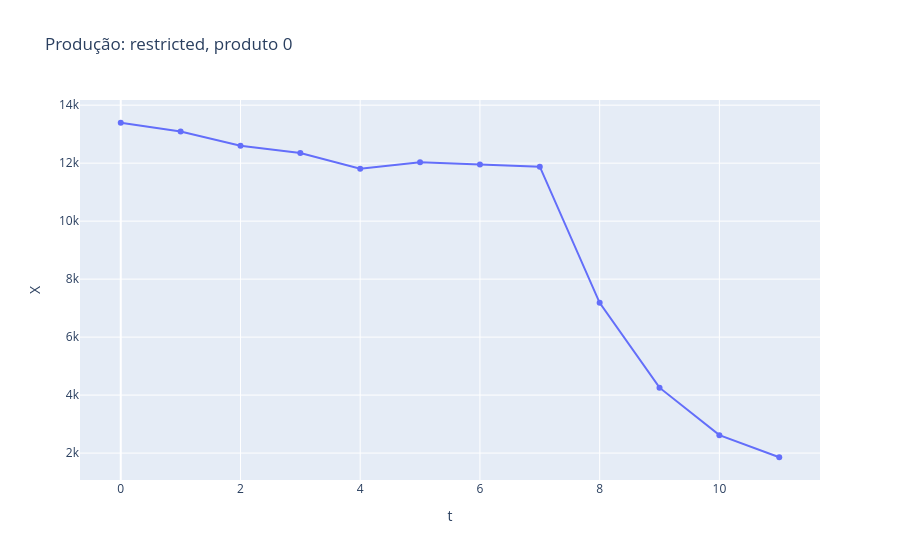
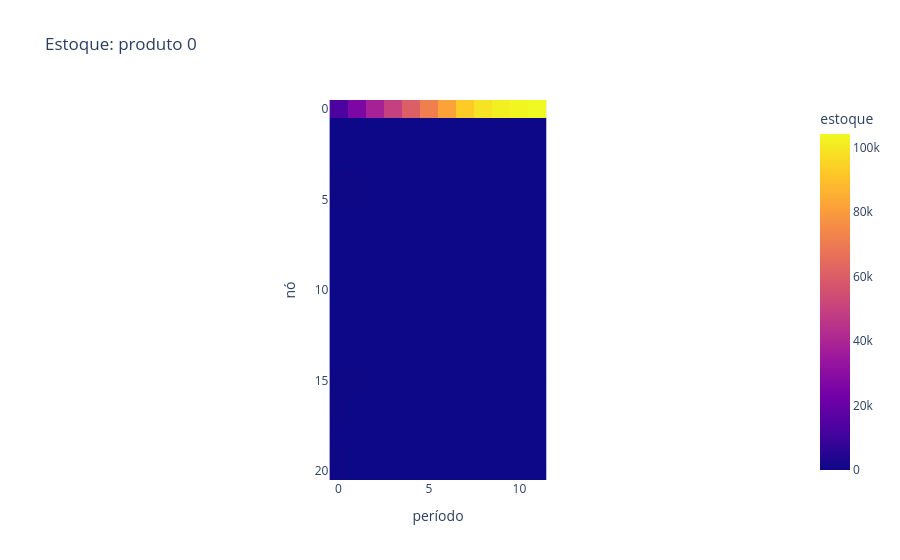
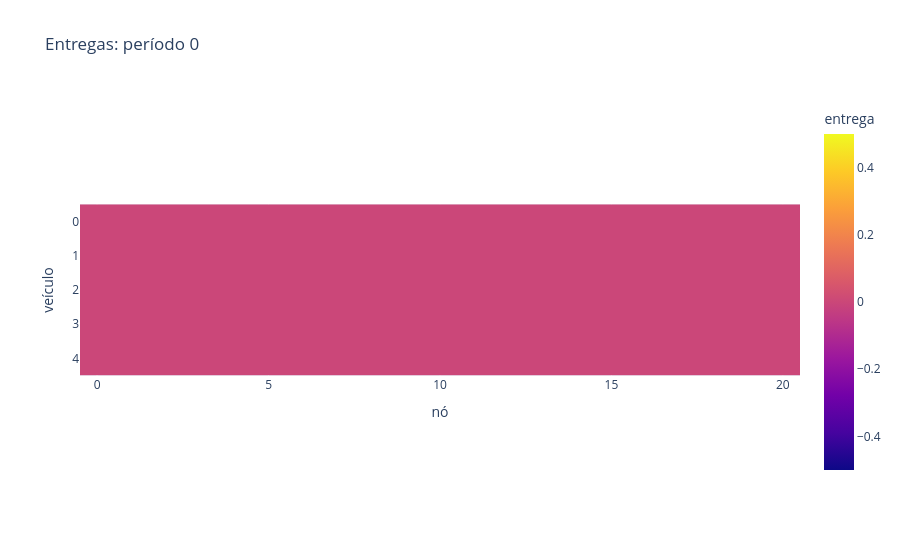

Notebook code for these charts, in order:
### Markdown cell above
## Produção, estoques e entregas

As quantidades são contínuas. Escolha um produto e período para inspecionar seus valores fracionários.
As tabelas de `P`, `N` e `lambda` mostram os auxiliares efetivamente utilizados pelo solver quando o debug os salvou.

### Code cell
PRODUCT = 0
if STAGE:
    state = states[STAGE]
    production = pd.DataFrame({'t':range(problem.t),'X':state['X'][PRODUCT],'Y':state['Y'][PRODUCT]})
    display(production)
    px.line(production,x='t',y='X',markers=True,title=f'Produção: {STAGE}, produto {PRODUCT}').show()
    px.imshow(state['I'][PRODUCT],labels={'x':'período','y':'nó','color':'estoque'},title=f'Estoque: produto {PRODUCT}').show()
    delivery = state['Q'][PRODUCT,:,:,PERIOD]
    display(pd.DataFrame(delivery,index=[f'veículo {v}' for v in range(problem.v)]))
    px.imshow(delivery,labels={'x':'nó','y':'veículo','color':'entrega'},title=f'Entregas: período {PERIOD}').show()
for stage,families in catalog.items():
    for var in ('P','N','lambda'):
        if var in families:
            print(stage,var)
            display(restore(stage,var))

### Figure 1 — Plotly figure (JSON) as saved in the notebook; plotly's stock layout.template omitted (floating-point values rounded to 4 significant figures)
{"data": [{"hovertemplate": "t=%{x}<br>X=%{y}<extra></extra>", "legendgroup": "", "line": {"color": "#636efa", "dash": "solid"}, "marker": {"symbol": "circle"}, "mode": "lines+markers", "name": "", "orientation": "v", "showlegend": false, "type": "scatter", "x": [0, 1, 2, 3, 4, 5, 6, 7, 8, 9, 10, 11], "xaxis": "x", "y": [13390.0, 13090.0, 12600.0, 12350.0, 11800.0, 12030.0, 11950.0, 11880.0, 7184.0, 4256.0, 2619.0, 1857.0], "yaxis": "y"}], "layout": {"legend": {"tracegroupgap": 0}, "title": {"text": "Produção: restricted, produto 0"}, "xaxis": {"anchor": "y", "domain": [0, 1], "title": {"text": "t"}}, "yaxis": {"anchor": "x", "domain": [0, 1], "title": {"text": "X"}}}}

### Figure 2 — Plotly figure (JSON) as saved in the notebook; plotly's stock layout.template omitted (floating-point values rounded to 4 significant figures; data arrays with more than 128 entries replaced by an {"elided": "..."} marker saying what was removed)
{"data": [{"coloraxis": "coloraxis", "hovertemplate": "período: %{x}<br>nó: %{y}<br>estoque: %{z}<extra></extra>", "name": "0", "type": "heatmap", "xaxis": "x", "yaxis": "y", "z": {"elided": "21x12 float values"}}], "layout": {"coloraxis": {"colorbar": {"title": {"text": "estoque"}}, "colorscale": [[0, "#0d0887"], [0.1111, "#46039f"], [0.2222, "#7201a8"], [0.3333, "#9c179e"], [0.4444, "#bd3786"], [0.5556, "#d8576b"], [0.6667, "#ed7953"], [0.7778, "#fb9f3a"], [0.8889, "#fdca26"], [1, "#f0f921"]]}, "title": {"text": "Estoque: produto 0"}, "xaxis": {"anchor": "y", "constrain": "domain", "domain": [0, 1], "scaleanchor": "y", "title": {"text": "período"}}, "yaxis": {"anchor": "x", "autorange": "reversed", "constrain": "domain", "domain": [0, 1], "title": {"text": "nó"}}}}

### Figure 3 — Plotly figure (JSON) as saved in the notebook; plotly's stock layout.template omitted (floating-point values rounded to 4 significant figures)
{"data": [{"coloraxis": "coloraxis", "hovertemplate": "nó: %{x}<br>veículo: %{y}<br>entrega: %{z}<extra></extra>", "name": "0", "type": "heatmap", "xaxis": "x", "yaxis": "y", "z": [[0.0, 0.0, 0.0, 0.0, 0.0, 0.0, 0.0, 0.0, 0.0, 0.0, 0.0, 0.0, 0.0, 0.0, 0.0, 0.0, 0.0, 0.0, 0.0, 0.0, 0.0], [0.0, 0.0, 0.0, 0.0, 0.0, 0.0, 0.0, 0.0, 0.0, 0.0, 0.0, 0.0, 0.0, 0.0, 0.0, 0.0, 0.0, 0.0, 0.0, 0.0, 0.0], [0.0, 0.0, 0.0, 0.0, 0.0, 0.0, 0.0, 0.0, 0.0, 0.0, 0.0, 0.0, 0.0, 0.0, 0.0, 0.0, 0.0, 0.0, 0.0, 0.0, 0.0], [0.0, 0.0, 0.0, 0.0, 0.0, 0.0, 0.0, 0.0, 0.0, 0.0, 0.0, 0.0, 0.0, 0.0, 0.0, 0.0, 0.0, 0.0, 0.0, 0.0, 0.0], [0.0, 0.0, 0.0, 0.0, 0.0, 0.0, 0.0, 0.0, 0.0, 0.0, 0.0, 0.0, 0.0, 0.0, 0.0, 0.0, 0.0, 0.0, 0.0, 0.0, 0.0]]}], "layout": {"coloraxis": {"colorbar": {"title": {"text": "entrega"}}, "colorscale": [[0, "#0d0887"], [0.1111, "#46039f"], [0.2222, "#7201a8"], [0.3333, "#9c179e"], [0.4444, "#bd3786"], [0.5556, "#d8576b"], [0.6667, "#ed7953"], [0.7778, "#fb9f3a"], [0.8889, "#fdca26"], [1, "#f0f921"]]}, "title": {"text": "Entregas: período 0"}, "xaxis": {"anchor": "y", "constrain": "domain", "domain": [0, 1], "scaleanchor": "y", "title": {"text": "nó"}}, "yaxis": {"anchor": "x", "autorange": "reversed", "constrain": "domain", "domain": [0, 1], "title": {"text": "veículo"}}}}
